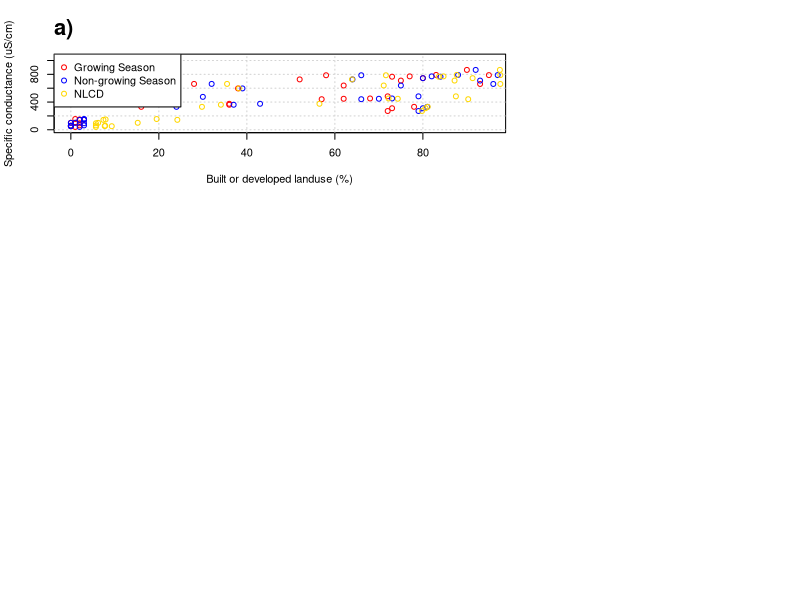

Reproduce this figure in R. (Note: this script raises an error after producing the figure.)
# Hydrology results figure script
# Dan Myers, 10/25/2022

# Set working directory
setwd("C:/GIS/Projects/AGU_study/Myers et al. Mendeley Data/Hydrologic analyses")

### Step 1: Load data
# Load water quality data
medians_all <- read.csv("Water_quality_median_values_2005-2018_all_seasons.csv")

# Load LULC data
lulc_grow <- read.csv("Dynamic_World_LULC_percent_area_growing_season.csv")
lulc_non <- read.csv("Dynamic_World_LULC_percent_area_Nongrowing_season.csv")
nlcd <- read.csv("watersheds_nlcd16_stats.csv")


### Step 2: Create regression models
# Specific conductance
lm_SpeCond_growing <- lm(medians_all$Specific.conductance ~ lulc_grow$built) 
summary(lm_SpeCond_growing)
AIC(lm_SpeCond_growing)
round(confint(lm_SpeCond_growing,level=0.95),2)

lm_SpeCond_nongrowing <- lm(medians_all$Specific.conductance ~ lulc_non$built)
summary(lm_SpeCond_nongrowing)
AIC(lm_SpeCond_nongrowing)
round(confint(lm_SpeCond_nongrowing,level=0.95),2)

lm_nlcd <- lm(medians_all$Specific.conductance ~ nlcd$urb_tot_OLMH) 
summary(lm_nlcd)
AIC(lm_nlcd)
round(confint(lm_nlcd,level=0.95),2)


### Step 3: Make plots
# Start plots
windows(8.5,10)

# Layout
nf <- layout(matrix(c(1,1,2, # top
                      3,4,5, # middle
                      6,6,6), # bottom
                    nrow=3, ncol=3,byrow=TRUE))

## Specific conductance
# Growing season points
plot(lulc_grow$built, medians_all$Specific.conductance, type="n",
     xlab = "Built or developed landuse (%)", ylab="Specific conductance (uS/cm)",
     ylim=c(0,1050))
grid()
points(lulc_grow$built, medians_all$Specific.conductance,col="red")
title("a)",adj=0, cex.main=2)

# Nongrowing season points
points(lulc_non$built, medians_all$Specific.conductance, col="blue")

# NLCD 2016 points
points(nlcd$urb_tot_OLMH, medians_all$Specific.conductance, col="gold")

# Legend
legend("topleft",legend=c("Growing Season", "Non-growing Season", "NLCD"), col=c("red", "blue","gold"),pch=1,
       bg="white")


## Plot 95% confidence intervals
# Growing
x=lulc_grow$built
model= lm_SpeCond_growing
pr <- predict(model, interval='confidence')
xpr <- data.frame(x=x,pr=pr) %>% arrange(x)
lines(xpr$x, xpr$pr.lwr,col=2,lty=3,lwd=0.5)
lines(xpr$x, xpr$pr.upr,col=2,lty=3,lwd=0.5)

# Nongrowing
x=lulc_non$built
model= lm_SpeCond_nongrowing
pr <- predict(model, interval='confidence')
xpr <- data.frame(x=x,pr=pr) %>% arrange(x)
lines(xpr$x, xpr$pr.lwr,col="blue",lty=3,lwd=0.5)
lines(xpr$x, xpr$pr.upr,col="blue",lty=3,lwd=0.5)

# NLCD
x=nlcd$urb_tot_OLMH
model= lm_nlcd
pr <- predict(model, interval='confidence')
xpr <- data.frame(x=x,pr=pr) %>% arrange(x)
lines(xpr$x, xpr$pr.lwr,col="gold",lty=3,lwd=0.5)
lines(xpr$x, xpr$pr.upr,col="gold",lty=3,lwd=0.5)

# Add models
lines((lulc_grow$built), lm_SpeCond_growing$fitted.values, col="red") 
lines((lulc_non$built), lm_SpeCond_nongrowing$fitted.values, col="blue")
lines((nlcd$urb_tot_OLMH), lm_nlcd$fitted.values, col="gold")

## MONO BUCK barcharts
data1 <- data.frame(model=c("Dyn. World\ngrowing","Dyn. World\nnon-growing","NLCD"), 
                    surfQmm = c(242.59, 289.58,307.07),
                    Nyield_kgHa = c(0.753, 1.139,2.847),
                    SOPyield_kgHa = c(0.053, 0.075,0.209))

# Make barplots
# Runoff
barplot(data1$surfQmm ~ data1$model, xlab="",
        ylab="Surface runoff (mm)",col=c("firebrick3","deepskyblue2","gold"),las=2)
grid()
barplot(data1$surfQmm ~ data1$model, xlab="",
        ylab="Surface runoff (mm)",col=c("firebrick3","deepskyblue2","gold"),las=2,add=T)
title("b)",adj=0, cex.main=2)

# Nitrate yield
barplot(data1$Nyield_kgHa ~ data1$model, xlab="",
        ylab="Nitrate yield (kg N/ha)",col=c("firebrick3","deepskyblue2","gold"),las=2)
grid()
barplot(data1$Nyield_kgHa ~ data1$model, xlab="",
        ylab="Nitrate yield (kg N/ha)",col=c("firebrick3","deepskyblue2","gold"),las=2,add=T)

title("c)",adj=0, cex.main=2)

# SOP yield
barplot(data1$SOPyield_kgHa ~ data1$model, xlab="",
        ylab="Soluble phosphorus yield (kg P/ha)",col=c("firebrick3","deepskyblue2","gold"),las=2)
grid()
barplot(data1$SOPyield_kgHa ~ data1$model, xlab="",
        ylab="Soluble phosphorus yield (kg P/ha)",col=c("firebrick3","deepskyblue2","gold"),las=2,add=T)
title("d)",adj=0, cex.main=2)


## Calibrated results

# Load data
data1 <- read.csv("obs_sim_data.csv")
obs <- data1$Flow_cms_obs
grow <- data1$Flow_growing
non <- data1$Flow_nongrowing
Flow_NLCD16 <- data1$Flow_NLCD16
date <- as.Date(data1$Date, format="%m/%d/%Y")

### Obs/sim plot
plot(log(obs), log(grow), col="red",xlab="log(Observed data (cms))",
     ylab="log(Model result (cms))",pch=20)
title("e)",adj=0, cex.main=2)
grid()
points(log(obs),log(non),col="blue",pch=20)
points(log(obs),log(Flow_NLCD16),col="gold",pch=20)
abline(0,1, lwd=2, col="darkgrey", lty=2)
legend("bottomright",legend=c("Grow.","Non-g.","NLCD"), col=c("red","blue","gold"), pch=16,bg="white")

# Plot it (10/1/2015 to 9/30/2016)
start <- "2015-10-01"
end <- "2016-09-30"

### Time series plot
plot(date,obs, type='n', xlim=c(as.Date(start, format="%Y-%m-%d"),as.Date(end, format="%Y-%m-%d")),
     ylim=c(0,30), xlab="Date (2016 water year)",
     ylab="Discharge (cms)")
grid()
lines(date,obs,col="black", lwd=4)
lines(date,grow, col="red", lwd=3)
lines(date,non, col="blue", lwd=3, lty=2)
lines(date,Flow_NLCD16,col="gold",lwd=3,lty=3)
title("f)",adj=0, cex.main=2)

# Add legend
legend("topleft", legend=c("Observed","Growing season model", "Non-grow. season model","NLCD model"), 
       lty=c(1,1,2,3), lwd=c(4,3,3,3), col=c("black","red","blue","gold"),bg="white")
